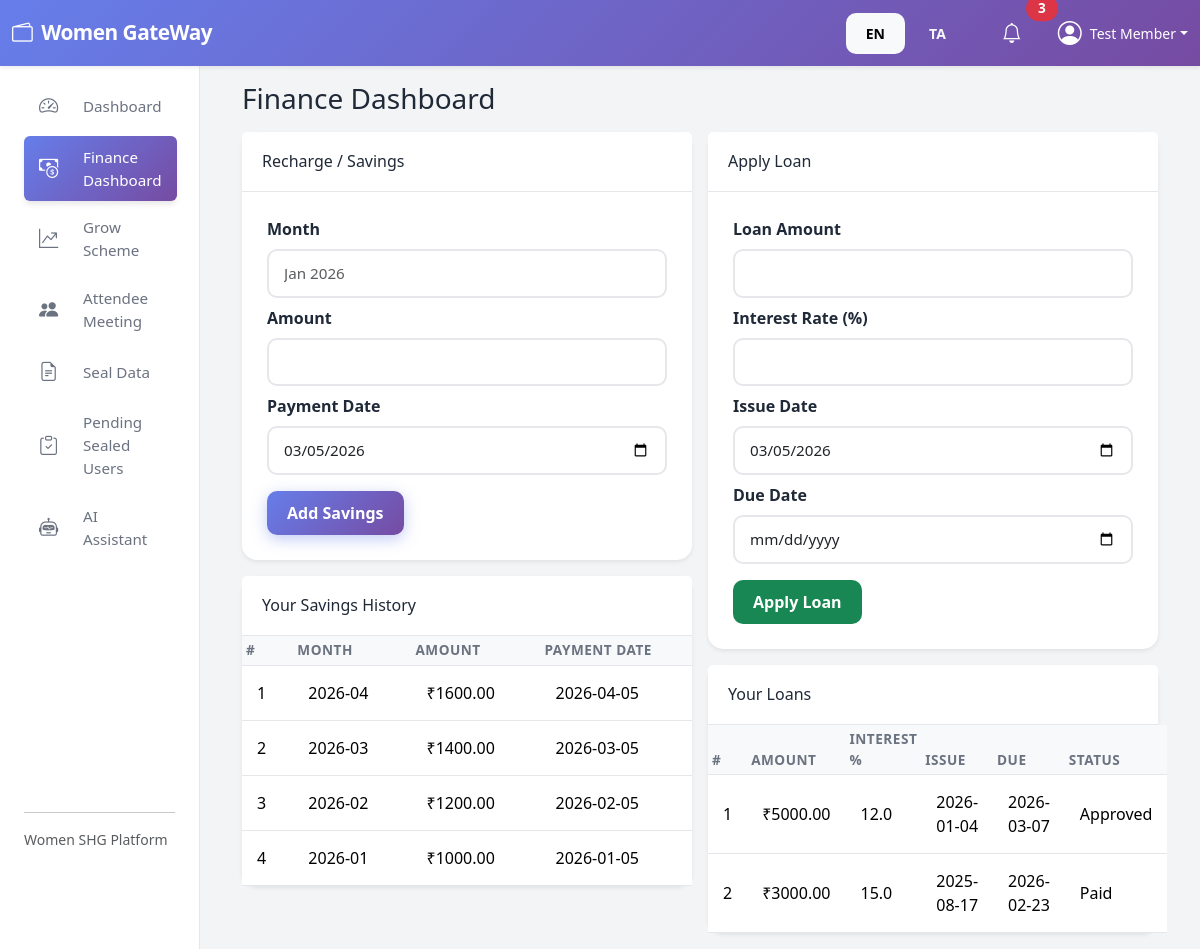
The page /user/finance (signed in) on the database its author committed.
### models.py (models this page shows, shortened)
class User(UserMixin, db.Model):
    __tablename__ = "users"
    id = db.Column(db.Integer, primary_key=True)
    full_name = db.Column(db.String(120), nullable=False)
    email = db.Column(db.String(120), unique=True, nullable=False, index=True)
    phone = db.Column(db.String(20))
    password_hash = db.Column(db.String(255), nullable=False)
    role = db.Column(db.String(20), default="USER", nullable=False)
    aadhaar_number = db.Column(db.String(12))
    pan_number = db.Column(db.String(10))
    address = db.Column(db.String(255))
    bank_account_number = db.Column(db.String(32))
    ifsc_code = db.Column(db.String(20))
    join_date = db.Column(db.Date, default=date.today)
    savings = db.relationship("Savings", backref="user", lazy="dynamic")
    loans = db.relationship("Loan", backref="user", lazy="dynamic")
    attendance_records = db.relationship("Attendance", backref="user", lazy="dynamic")
    def is_admin(self):
        return self.role.upper() == "ADMIN"

class Savings(db.Model):
    __tablename__ = "savings"
    id = db.Column(db.Integer, primary_key=True)
    user_id = db.Column(db.Integer, db.ForeignKey("users.id"), nullable=False)
    month = db.Column(db.String(20), nullable=False)
    amount = db.Column(db.Float, nullable=False)
    payment_date = db.Column(db.Date, default=date.today, nullable=False)

class Loan(db.Model):
    __tablename__ = "loans"
    id = db.Column(db.Integer, primary_key=True)
    user_id = db.Column(db.Integer, db.ForeignKey("users.id"), nullable=False)
    loan_amount = db.Column(db.Float, nullable=False)
    interest_rate = db.Column(db.Float, nullable=False)
    issue_date = db.Column(db.Date, default=date.today, nullable=False)
    due_date = db.Column(db.Date, nullable=False)
    status = db.Column(db.String(20), default="Pending", nullable=False)

### user.py (the view, shortened to what this page needs)
@user_bp.route("/finance", methods=["GET", "POST"])
@login_required
def finance_dashboard():
    sform = SavingsForm(prefix="s")
    lform = LoanApplyForm(prefix="l")
    savings = (
        Savings.query.filter_by(user_id=current_user.id)
        .order_by(Savings.payment_date.desc())
        .all()
    )
    loans = (
        Loan.query.filter_by(user_id=current_user.id)
        .order_by(Loan.issue_date.desc())
        .all()
    )
    return render_template(
        "user/finance_dashboard.html",
        sform=sform,
        lform=lform,
        savings=savings,
        loans=loans,
    )

### templates/user/finance_dashboard.html (shortened to what this page needs)
{% extends "base.html" %}
{% block content %}
<div class="container-fluid">
    <h3 class="mb-3">{{ t('Finance Dashboard') }}</h3>
    <div class="row g-3">
        <div class="col-lg-6">
            <div class="card shadow-sm mb-3">
                <div class="card-header bg-white">
                    <h6 class="mb-0">{{ t('Recharge / Savings') }}</h6>
                </div>
                <div class="card-body">
                    <form method="POST">
                        <div class="mb-2">
                            {{ sform.month.label(class="form-label") }}
                            {{ sform.month(class="form-control", placeholder="Jan 2026") }}
                        </div>
                        <div class="mb-2">
                            {{ sform.amount.label(class="form-label") }}
                            {{ sform.amount(class="form-control") }}
                        </div>
                        <div class="mb-2">
                            {{ sform.payment_date.label(class="form-label") }}
                            {{ sform.payment_date(class="form-control") }}
                        </div>
                        <button name="{{ sform.submit.name }}" class="btn btn-primary mt-2">{{ t('Add Savings') }}</button>
                    </form>
                </div>
            </div>
            <div class="card shadow-sm">
                <div class="card-header bg-white">
                    <h6 class="mb-0">{{ t('Your Savings History') }}</h6>
                </div>
                <div class="card-body p-0">
                    <table class="table table-sm mb-0">
                        <thead class="table-light">
                            <tr>
                                <th>#</th>
                                <th>{{ t('Month') }}</th>
                                <th>{{ t('Amount') }}</th>
                                <th>{{ t('Payment Date') }}</th>
                            </tr>
                        </thead>
                        <tbody>
                            {% for s in savings %}
                            <tr>
                                <td>{{ loop.index }}</td>
                                <td>{{ s.month }}</td>
                                <td>₹{{ '%.2f'|format(s.amount) }}</td>
                                <td>{{ s.payment_date }}</td>
                            </tr>
                            {% else %}
                            <tr>
                                <td colspan="4" class="text-center text-muted py-3">
                                    {{ t('No savings yet.') }}
                                </td>
                            </tr>
                            {% endfor %}
                        </tbody>
                    </table>
                </div>
            </div>
        </div>
        <div class="col-lg-6">
            <div class="card shadow-sm mb-3">
                <div class="card-header bg-white">
                    <h6 class="mb-0">{{ t('Apply Loan') }}</h6>
                </div>
                <div class="card-body">
                    <form method="POST">
                        <div class="mb-2">
                            {{ lform.loan_amount.label(class="form-label") }}
                            {{ lform.loan_amount(class="form-control") }}
                        </div>
                        <div class="mb-2">
                            {{ lform.interest_rate.label(class="form-label") }}
                            {{ lform.interest_rate(class="form-control") }}
                        </div>
                        <div class="mb-2">
                            {{ lform.issue_date.label(class="form-label") }}
                            {{ lform.issue_date(class="form-control") }}
                        </div>
                        <div class="mb-2">
                            {{ lform.due_date.label(class="form-label") }}
                            {{ lform.due_date(class="form-control") }}
                        </div>
                        <button name="{{ lform.submit.name }}" class="btn btn-success mt-2">{{ t('Apply Loan') }}</button>
                    </form>
                </div>
            </div>
            <div class="card shadow-sm">
                <div class="card-header bg-white">
                    <h6 class="mb-0">{{ t('Your Loans') }}</h6>
                </div>
                <div class="card-body p-0">
                    <table class="table table-sm mb-0">
                        <thead class="table-light">
                            <tr>
                                <th>#</th>
                                <th>{{ t('Amount') }}</th>
                                <th>{{ t('Interest %') }}</th>
                                <th>{{ t('Issue') }}</th>
                                <th>{{ t('Due') }}</th>
                                <th>{{ t('Status') }}</th>
                            </tr>
                        </thead>
                        <tbody>
                            {% for loan in loans %}
                            <tr>
                                <td>{{ loop.index }}</td>
                                <td>₹{{ '%.2f'|format(loan.loan_amount) }}</td>
                                <td>{{ loan.interest_rate }}</td>
                                <td>{{ loan.issue_date }}</td>
                                <td>{{ loan.due_date }}</td>
                                <td>{{ loan.status }}</td>
                            </tr>
                            {% else %}
                            <tr>
                                <td colspan="6" class="text-center text-muted py-3">
                                    {{ t('No loans yet.') }}
                                </td>
                            </tr>
                            {% endfor %}
                        </tbody>
                    </table>
                </div>
            </div>
        </div>
    </div>
</div>
{% endblock %}

### templates/base.html (shortened to what this page needs)
<!doctype html>
<html lang="{{ 'ta' if lang == 'ta' else 'en' }}">
<head>
    <link href="https://cdn.jsdelivr.net/npm/bootstrap@5.3.3/dist/css/bootstrap.min.css" rel="stylesheet">
    <link href="https://cdn.jsdelivr.net/npm/bootstrap-icons@1.11.3/font/bootstrap-icons.css" rel="stylesheet">
</head>
<body class="bg-light">
<nav class="navbar navbar-expand-lg navbar-dark top-navbar shadow-sm">
    <div class="container-fluid">
        <a class="navbar-brand fw-bold" href="#">
            <i class="bi bi-wallet2 me-1"></i> Women GateWay
        </a>
        <div class="d-flex align-items-center ms-auto">
            <div class="me-3">
                <a href="?lang=en" class="btn btn-sm btn-outline-light {% if lang == 'en' %}active{% endif %}">EN</a>
                <a href="?lang=ta" class="btn btn-sm btn-outline-light {% if lang == 'ta' %}active{% endif %}">TA</a>
            </div>
            <button class="btn btn-link text-white position-relative me-3">
                <i class="bi bi-bell fs-5"></i>
                <span class="position-absolute top-0 start-100 translate-middle badge rounded-pill bg-danger">3</span>
            </button>
            {% if current_user.is_authenticated %}
            <div class="dropdown">
                <a class="d-flex align-items-center text-white text-decoration-none dropdown-toggle" href="#" id="profileDropdown" data-bs-toggle="dropdown" aria-expanded="false">
                    <i class="bi bi-person-circle fs-4 me-2"></i>
                    <span class="small">{{ current_user.full_name }}</span>
                </a>
            </div>
            {% endif %}
        </div>
    </div>
</nav>
<div class="container-fluid">
    <div class="row flex-nowrap">
        {% if current_user.is_authenticated %}
        <div class="col-auto col-md-3 col-xl-2 px-sm-2 px-0 sidebar bg-white shadow-sm">
            <div class="d-flex flex-column align-items-sm-start px-3 pt-3 min-vh-100">
                {% if current_user.is_admin() %}
                <ul class="nav nav-pills flex-column mb-sm-auto mb-0 w-100" id="menu">
                    <li class="nav-item">
                        <a href="{{ url_for('admin.admin_dashboard') }}" class="nav-link sidebar-link {% if request.endpoint == 'admin.admin_dashboard' %}active{% endif %}">
                            <i class="bi bi-speedometer2 me-2"></i><span>{{ t('Dashboard') }}</span>
                        </a>
                    </li>
                    <li>
                        <a href="{{ url_for('admin.subadmin_list') }}" class="nav-link sidebar-link {% if 'subadmin' in request.endpoint %}active{% endif %}">
                            <i class="bi bi-people me-2"></i><span>{{ t('Subadmin Management') }}</span>
                        </a>
                    </li>
                    <li>
                        <a href="{{ url_for('admin.durable_payments') }}" class="nav-link sidebar-link {% if 'durable_payments' in request.endpoint %}active{% endif %}">
                            <i class="bi bi-credit-card-2-front me-2"></i><span>{{ t('Durable Payments') }}</span>
                        </a>
                    </li>
                </ul>
                {% else %}
                <ul class="nav nav-pills flex-column mb-sm-auto mb-0 w-100" id="menu-user">
                    <li class="nav-item">
                        <a href="{{ url_for('user.user_dashboard') }}" class="nav-link sidebar-link {% if request.endpoint == 'user.user_dashboard' %}active{% endif %}">
                            <i class="bi bi-speedometer2 me-2"></i><span>{{ t('Dashboard') }}</span>
                        </a>
                    </li>
                    <li>
                        <a href="{{ url_for('user.finance_dashboard') }}" class="nav-link sidebar-link {% if 'finance_dashboard' in request.endpoint %}active{% endif %}">
                            <i class="bi bi-cash-coin me-2"></i><span>{{ t('Finance Dashboard') }}</span>
                        </a>
                    </li>
                    <li>
                        <a href="{{ url_for('user.grow_scheme') }}" class="nav-link sidebar-link {% if 'grow_scheme' in request.endpoint %}active{% endif %}">
                            <i class="bi bi-graph-up-arrow me-2"></i><span>{{ t('Grow Scheme') }}</span>
                        </a>
                    </li>
                    <li>
                        <a href="{{ url_for('user.attendee_meeting') }}" class="nav-link sidebar-link {% if 'attendee_meeting' in request.endpoint %}active{% endif %}">
                            <i class="bi bi-people-fill me-2"></i><span>{{ t('Attendee Meeting') }}</span>
                        </a>
                    </li>
                    <li>
                        <a href="{{ url_for('user.seal_data') }}" class="nav-link sidebar-link {% if 'seal_data' in request.endpoint %}active{% endif %}">
                            <i class="bi bi-file-earmark-text me-2"></i><span>{{ t('Seal Data') }}</span>
                        </a>
                    </li>
                    <li>
                        <a href="{{ url_for('user.pending_sealed') }}" class="nav-link sidebar-link {% if 'pending_sealed' in request.endpoint %}active{% endif %}">
                            <i class="bi bi-clipboard-check me-2"></i><span>{{ t('Pending Sealed Users') }}</span>
                        </a>
                    </li>
                    <li>
                        <a href="{{ url_for('user.bot') }}" class="nav-link sidebar-link {% if 'bot' in request.endpoint %}active{% endif %}">
                            <i class="bi bi-robot me-2"></i><span>{{ t('AI Assistant') }}</span>
                        </a>
                    </li>
                </ul>
                {% endif %}
                <hr class="w-100">
                <p class="small text-muted mb-3">Women SHG Platform</p>
            </div>
        </div>
        {% endif %}
        <main class="col py-3 main-content">
            {% block content %}{% endblock %}
        </main>
    </div>
</div>
</body>
</html>

### rows shown on the page
User: full_name "Test Member"
Savings: month "2026-04", amount "1600.00", payment_date "2026-04-05"
Savings: month "2026-03", amount "1400.00", payment_date "2026-03-05"
Savings: month "2026-02", amount "1200.00", payment_date "2026-02-05"
Savings: month "2026-01", amount "1000.00", payment_date "2026-01-05"
Loan: loan_amount "5000.00", interest_rate "12.0", issue_date "2026-01-04", due_date "2026-03-07", status "Approved"
Loan: loan_amount "3000.00", interest_rate "15.0", issue_date "2025-08-17", due_date "2026-02-23", status "Paid"

### other values the page prints
{{ t('Dashboard') }} "Dashboard"
{{ t('Finance Dashboard') }} "Finance Dashboard"
{{ t('Grow Scheme') }} "Grow Scheme"
{{ t('Attendee Meeting') }} "Attendee Meeting"
{{ t('Seal Data') }} "Seal Data"
{{ t('Pending Sealed Users') }} "Pending Sealed Users"
{{ t('AI Assistant') }} "AI Assistant"
{{ t('Recharge / Savings') }} "Recharge / Savings"
{{ sform.month.label(class="form-label") }} "Month"
{{ sform.amount.label(class="form-label") }} "Amount"
{{ sform.payment_date.label(class="form-label") }} "Payment Date"
{{ t('Add Savings') }} "Add Savings"
{{ t('Your Savings History') }} "Your Savings History"
{{ t('Month') }} "MONTH"
{{ t('Amount') }} "AMOUNT"
